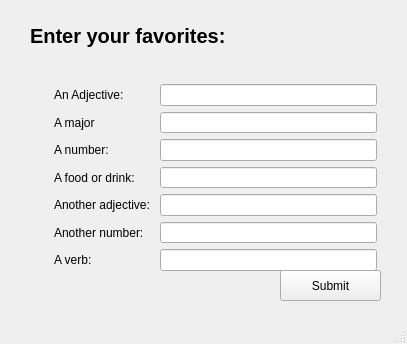
<?xml version="1.0" encoding="UTF-8"?>
<ui version="4.0">
 <class>MainWindow</class>
 <widget class="QMainWindow" name="MainWindow">
  <property name="geometry">
   <rect>
    <x>0</x>
    <y>0</y>
    <width>407</width>
    <height>344</height>
   </rect>
  </property>
  <property name="windowTitle">
   <string>MainWindow</string>
  </property>
  <widget class="QWidget" name="centralwidget">
   <widget class="QStackedWidget" name="stackedWidget">
    <property name="geometry">
     <rect>
      <x>20</x>
      <y>10</y>
      <width>381</width>
      <height>341</height>
     </rect>
    </property>
    <widget class="QWidget" name="page">
     <widget class="QWidget" name="formLayoutWidget">
      <property name="geometry">
       <rect>
        <x>30</x>
        <y>70</y>
        <width>331</width>
        <height>195</height>
       </rect>
      </property>
      <layout class="QFormLayout" name="formLayout">
       <property name="leftMargin">
        <number>4</number>
       </property>
       <property name="topMargin">
        <number>4</number>
       </property>
       <property name="rightMargin">
        <number>4</number>
       </property>
       <property name="bottomMargin">
        <number>4</number>
       </property>
       <item row="0" column="0">
        <widget class="QLabel" name="label1">
         <property name="text">
          <string>An Adjective:</string>
         </property>
        </widget>
       </item>
       <item row="0" column="1">
        <widget class="QLineEdit" name="lineEdit1"/>
       </item>
       <item row="1" column="0">
        <widget class="QLabel" name="label2">
         <property name="text">
          <string>A major</string>
         </property>
        </widget>
       </item>
       <item row="1" column="1">
        <widget class="QLineEdit" name="lineEdit2"/>
       </item>
       <item row="2" column="0">
        <widget class="QLabel" name="label3">
         <property name="text">
          <string>A number: </string>
         </property>
        </widget>
       </item>
       <item row="2" column="1">
        <widget class="QLineEdit" name="lineEdit3"/>
       </item>
       <item row="3" column="0">
        <widget class="QLabel" name="label4">
         <property name="text">
          <string>A food or drink: </string>
         </property>
        </widget>
       </item>
       <item row="3" column="1">
        <widget class="QLineEdit" name="lineEdit4"/>
       </item>
       <item row="4" column="0">
        <widget class="QLabel" name="label5">
         <property name="text">
          <string>Another adjective: </string>
         </property>
        </widget>
       </item>
       <item row="4" column="1">
        <widget class="QLineEdit" name="lineEdit5"/>
       </item>
       <item row="5" column="0">
        <widget class="QLabel" name="label6">
         <property name="text">
          <string>Another number: </string>
         </property>
        </widget>
       </item>
       <item row="5" column="1">
        <widget class="QLineEdit" name="lineEdit6"/>
       </item>
       <item row="6" column="0">
        <widget class="QLabel" name="label7">
         <property name="text">
          <string>A verb:</string>
         </property>
        </widget>
       </item>
       <item row="6" column="1">
        <widget class="QLineEdit" name="LineEdit7"/>
       </item>
      </layout>
     </widget>
     <widget class="QLabel" name="title">
      <property name="geometry">
       <rect>
        <x>10</x>
        <y>-20</y>
        <width>371</width>
        <height>91</height>
       </rect>
      </property>
      <property name="font">
       <font>
        <pointsize>15</pointsize>
        <weight>75</weight>
        <bold>true</bold>
       </font>
      </property>
      <property name="text">
       <string>Enter your favorites:</string>
      </property>
     </widget>
     <widget class="QPushButton" name="submit">
      <property name="geometry">
       <rect>
        <x>260</x>
        <y>260</y>
        <width>101</width>
        <height>31</height>
       </rect>
      </property>
      <property name="text">
       <string>Submit</string>
      </property>
     </widget>
    </widget>
    <widget class="QWidget" name="page_2"/>
   </widget>
  </widget>
  <widget class="QMenuBar" name="menubar">
   <property name="geometry">
    <rect>
     <x>0</x>
     <y>0</y>
     <width>407</width>
     <height>18</height>
    </rect>
   </property>
  </widget>
  <widget class="QStatusBar" name="statusbar"/>
 </widget>
 <resources/>
 <connections/>
</ui>
